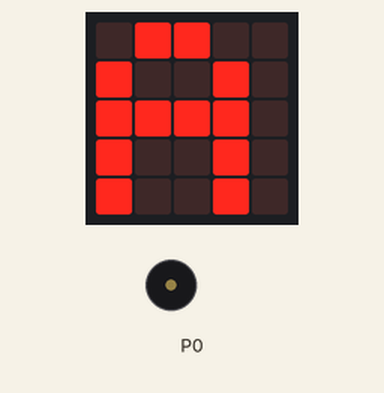
Recording of a program running on a simulated BBC micro:bit (MakeCode). Shown: the board's 5×5 LED display, buzzer (waves = sounding).

Above: at 0.6 s.
At 9.9 s:
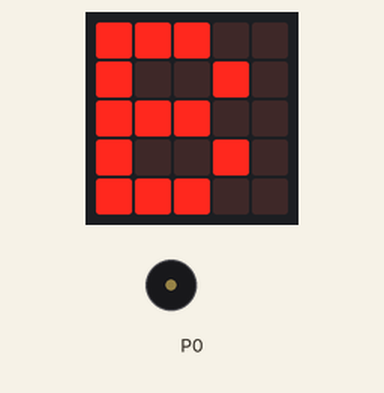
At 19.2 s:
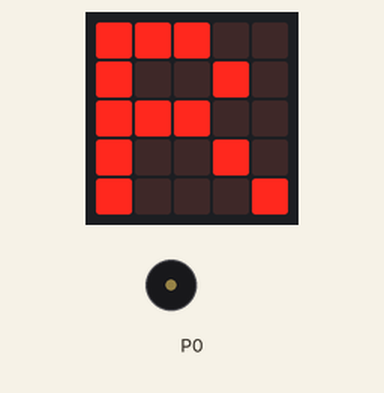
At 39.1 s:
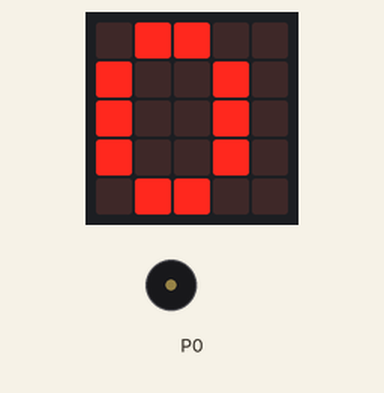
Timing chart, 0 to 40.0 s (numbered marks = the images above):
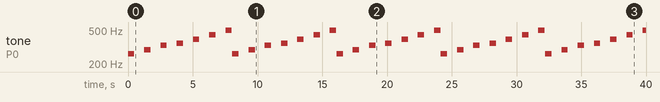

The program:

main.ts
```typescript
basic.forever(function () {
    music.play(music.tonePlayable(262, music.beat(BeatFraction.Whole)), music.PlaybackMode.UntilDone)
    basic.showString("A")
    music.play(music.tonePlayable(294, music.beat(BeatFraction.Whole)), music.PlaybackMode.UntilDone)
    basic.showString("B")
    music.play(music.tonePlayable(330, music.beat(BeatFraction.Whole)), music.PlaybackMode.UntilDone)
    basic.showString("R")
    music.play(music.tonePlayable(349, music.beat(BeatFraction.Whole)), music.PlaybackMode.UntilDone)
    basic.showString("A")
    music.play(music.tonePlayable(392, music.beat(BeatFraction.Whole)), music.PlaybackMode.UntilDone)
    basic.showString("A")
    music.play(music.tonePlayable(440, music.beat(BeatFraction.Whole)), music.PlaybackMode.UntilDone)
    basic.showString("O")
    music.play(music.tonePlayable(494, music.beat(BeatFraction.Whole)), music.PlaybackMode.UntilDone)
})
```

test.ts
```typescript
// os teses vão aqui; isto não será compilado quando este pacote for usado como extensão.
```

Measured:
- by itself, tone on P0: repeats every 8.1 s: silent 0.76 s, 294 Hz 0.50 s, silent 0.76 s, 330 Hz 0.50 s, silent 0.76 s, 349 Hz 0.50 s, silent 0.76 s, 392 Hz 0.50 s, silent 0.76 s, 440 Hz 0.50 s, silent 0.76 s, 494 Hz 0.50 s, silent 0.03 s, 262 Hz 0.50 s
- what the display in image 0 shows lasts 1.3 s, from 0.5 s to 1.8 s
